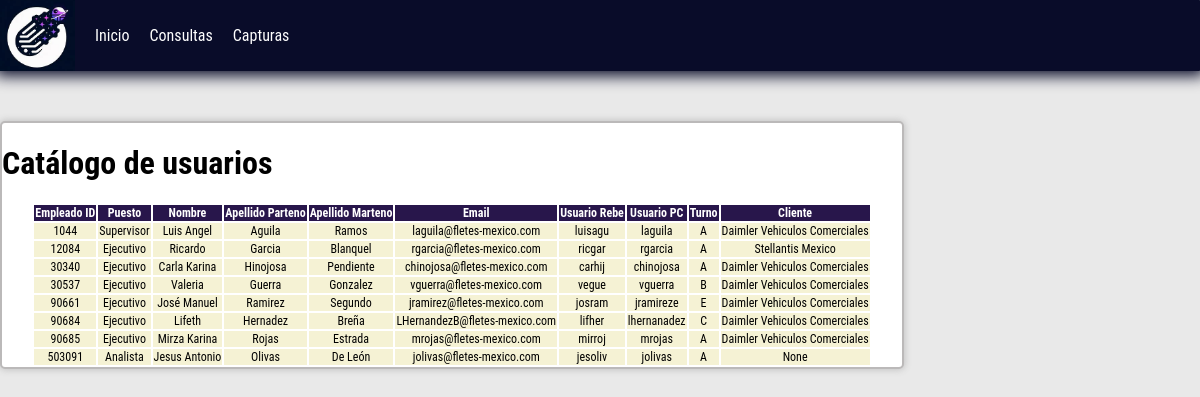
/consultas/, run on the app's committed database.
### catalog/models.py (models this page shows, shortened)
class User(models.Model):
    user_id = models.IntegerField(primary_key=True)
    name = models.CharField(max_length=50, null=True, blank=True)
    ap_pat = models.CharField(max_length=50, null=True, blank=True)
    ap_mat = models.CharField(max_length=50, null=True, blank=True)
    email = models.EmailField(max_length=50, null=True, blank=True)
    rebe_user = models.CharField(max_length=50, null=True, blank=True)
    pc_user = models.CharField(max_length=50, null=True, blank=True)
    shift = models.CharField(max_length=50, null=True, blank=True)
    client = models.ForeignKey(Client, null=True, blank=True, on_delete=models.CASCADE)
    position = models.CharField(max_length=50, null=True, blank=True)

class Client(models.Model):
    client_id = models.IntegerField(primary_key=True)
    name = models.CharField(max_length=50, null=True, blank=True)
    def __str__(self):
        return self.name

### catalog/views.py (the view)
# urls.py: path('consultas/', views.consultas, name="consultas"),
def consultas(request):
    users = User.objects.all()
    return render(request, 'consultas.html', {'users': users})

### catalog/templates/consultas.html (shortened to what this page needs)
{% load static %}
{% include 'menu.html' %}
<!DOCTYPE html>
<html>
    <head>
        <link rel="stylesheet" type="text/css" href="{% static 'css/style.css' %}">
    </head>
    <body>
        <div id="tabla_user">
            <h1>Catálogo de usuarios</h1>
            <table>
                <tr>
                    <th>Empleado ID</th>
                    <th>Puesto</th>
                    <th>Nombre</th>
                    <th>Apellido Parteno</th>
                    <th>Apellido Marteno</th>
                    <th>Email</th>
                    <th>Usuario Rebe</th>
                    <th>Usuario PC</th>
                    <th>Turno</th>
                    <th>Cliente</th>
                </tr>
                {% for user in users %}
                <tr>
                    <td>{{ user.user_id }}</td>
                    <td>{{ user.position }}</td>
                    <td>{{ user.name }}</td>
                    <td>{{ user.ap_pat }}</td>
                    <td>{{ user.ap_mat }}</td>
                    <td>{{ user.email }}</td>
                    <td>{{ user.rebe_user }}</td>
                    <td>{{ user.pc_user }}</td>
                    <td>{{ user.shift }}</td>
                    <td>{{ user.client }}</td>
                </tr>
                {% endfor %}
            </table>
        </div>
    </body>
</html>

### catalog/static/css/style.css (style rules this page uses)
body { font-family: 'Roboto Condensed', sans-serif; margin: 0; }
#tabla_user { margin-top:50px; width: 900px; background-color: white; border: 2px solid rgb(187, 185, 185); border-radius: 5px; box-shadow: 0px 0px 7px .75px rgb(192, 192, 192); }
#tabla_user h1 { background-color: white; }
#tabla_user table { font-size: 12px; display:flex; justify-content: center; text-align: center; }
#tabla_user th { background-color: rgb(40, 22, 75); color: white; }
#tabla_user td { background-color: rgb(245, 242, 212); }
body { background-color: rgb(233, 233, 233); }

### data on the page
User: user_id "1044", position "Supervisor", name "Luis Angel", ap_pat "Aguila", ap_mat "Ramos", email "laguila@fletes-mexico.com", rebe_user "luisagu", pc_user "laguila", shift "A", client "Daimler Vehiculos Comerciales"
User: user_id "12084", position "Ejecutivo", name "Ricardo", ap_pat "Garcia", ap_mat "Blanquel", email "rgarcia@fletes-mexico.com", rebe_user "ricgar", pc_user "rgarcia", shift "A", client "Stellantis Mexico"
User: user_id "30340", position "Ejecutivo", name "Carla Karina", ap_pat "Hinojosa", ap_mat "Pendiente", email "chinojosa@fletes-mexico.com", rebe_user "carhij", pc_user "chinojosa", shift "A", client "Daimler Vehiculos Comerciales"
User: user_id "30537", position "Ejecutivo", name "Valeria", ap_pat "Guerra", ap_mat "Gonzalez", email "vguerra@fletes-mexico.com", rebe_user "vegue", pc_user "vguerra", shift "B", client "Daimler Vehiculos Comerciales"
User: user_id "90661", position "Ejecutivo", name "José Manuel", ap_pat "Ramirez", ap_mat "Segundo", email "jramirez@fletes-mexico.com", rebe_user "josram", pc_user "jramireze", shift "E", client "Daimler Vehiculos Comerciales"
User: user_id "90684", position "Ejecutivo", name "Lifeth", ap_pat "Hernadez", ap_mat "Breña", email "LHernandezB@fletes-mexico.com", rebe_user "lifher", pc_user "lhernanadez", shift "C", client "Daimler Vehiculos Comerciales"
User: user_id "90685", position "Ejecutivo", name "Mirza Karina", ap_pat "Rojas", ap_mat "Estrada", email "mrojas@fletes-mexico.com", rebe_user "mirroj", pc_user "mrojas", shift "A", client "Daimler Vehiculos Comerciales"
User: user_id "503091", position "Analista", name "Jesus Antonio", ap_pat "Olivas", ap_mat "De León", email "jolivas@fletes-mexico.com", rebe_user "jesoliv", pc_user "jolivas", shift "A", client "None"
